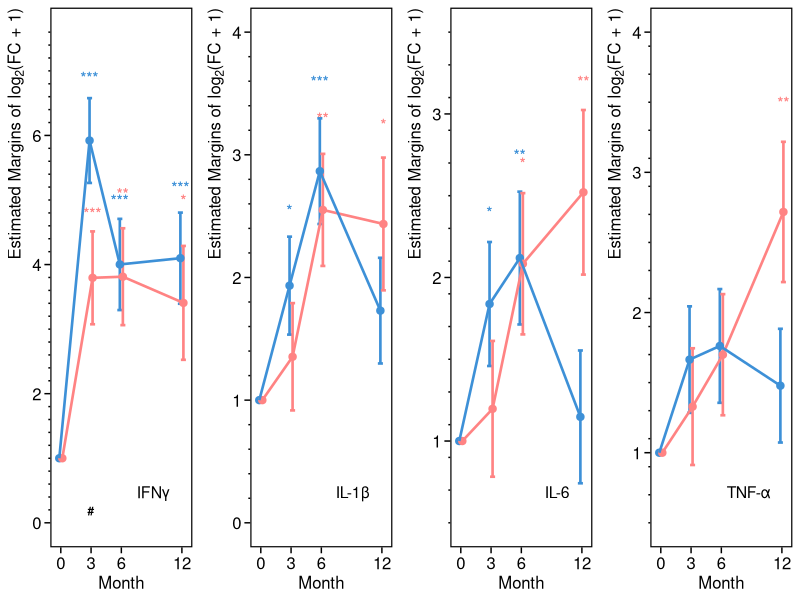
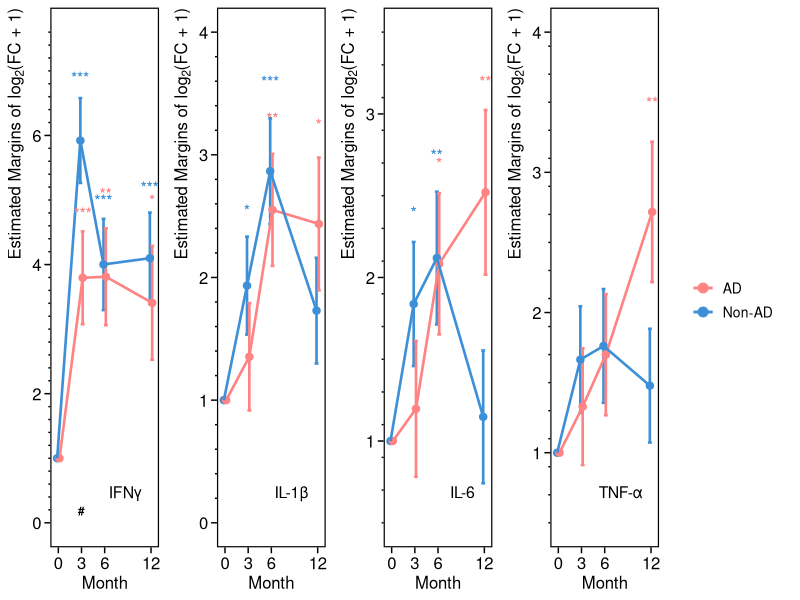

Source code (R) for these figures, in order:
## ---- chunk 1
knitr::opts_chunk$set(echo = TRUE)
require(ggplot2)
require(magick)
require(gridExtra)
require(dplyr)
require(ggpubr)
require(cowplot)
## ---- chunk 2
do_lineplot = function(
  df, label, y_axis_limits, cytokine = "IFN-γ", stim = "hkBCG", 
  colors = c("Non-AD" = "#3D90D7", "AD" = "#FF8383")
){
  # Base plot
  p = ggplot(df, aes(x = month, y = mean, color = group)) +
    geom_errorbar(aes(ymin = mean - se, ymax = mean + se), width = 0.5, size = 0.9) +
    geom_point(size = 2.2) +
    geom_line(aes(group = group), size = 0.9) +
    scale_y_continuous(
      limits = y_axis_limits,
      minor_breaks = seq(y_axis_limits[1], y_axis_limits[2], by = 0.2),
      guide = guide_axis(minor.ticks = TRUE)
    ) +
    scale_x_continuous(breaks = c(0, 3, 6, 12)) +
    labs(x = "Month", y = expression("Estimated Margins of " * log[2]*"(FC + 1)"), color = "") +
    theme(
      panel.background = element_blank(),
      panel.grid = element_blank(),
      panel.border = element_rect(color = "black", fill = NA, linewidth = 0.83),
      axis.line = element_blank(),
      plot.background = element_rect(fill = "white", color = NA),
      axis.ticks = element_line(color = "black", linewidth = 0.5),
      axis.text = element_text(color = "black", size = 12),
      axis.title.x = element_text(color = "black", size = 12),
      axis.title.y = element_text(color = "black", size = 12, hjust = 1),
      axis.ticks.length = unit(0.15, "cm"),
      axis.minor.ticks.length.y = unit(0.05, "cm"),
      legend.position = "none"
    )
  
  x_range = range(months)
  y_range = y_axis_limits
  x_text = x_range[1] + 0.9 * diff(x_range)
  y_text = y_range[1] + 0.05 * diff(y_range)

  p = p + geom_text(
    data = df %>% filter(!is.na(marker)),
    aes(x = month, y = p_y, label = marker, color = group),
    size = 3.8, fontface = "bold", show.legend = FALSE
  ) +
    scale_color_manual(values = colors) + 
    annotate(
      "text",
      x = x_text, y = y_text,
      label = label,
      size = 4, hjust = 1, vjust = 0
  )
  return(p)
}

## ---- chunk 3
# Set parameters
cytokine = "IFN-γ"
stim = "hkBCG"

# Data
months = c(0, 3, 6, 12)
jitter = 0.15

log2fc_AD0 = c(1.0, 5.921124, 4.001882, 4.09904)
log2fc_AD1 = c(1.0, 3.794799, 3.811777, 3.406289)
log2fc_AD0_se = c(NA, 0.6565012, 0.7062738, 0.7062738)
log2fc_AD1_se = c(NA, 0.719161, 0.7499412, 0.8819534)

within_p_AD0 = c(0.128, 0.000, 0.000, 0.000)
within_p_AD1 = c(0.164, 0.000, 0.001, 0.011)
interaction_p = c(NA, 0.049, 0.867, 0.571)

y_axis_limits = c(0, 7.6)
y_axis_p_value_locations = list(
  log2fc_AD0 = c(1.55, 6.9, 5.0, 5.2),
  log2fc_AD1 = c(1.7, 4.8, 5.1, 5.0)
)
interaction_y_location = 0.2

df_IFNg = bind_rows(
  data.frame(month = months - jitter, group = "Non-AD", mean = log2fc_AD0, se = log2fc_AD0_se,
             pval = within_p_AD0, p_y = y_axis_p_value_locations$log2fc_AD0),
  data.frame(month = months + jitter, group = "AD", mean = log2fc_AD1, se = log2fc_AD1_se,
             pval = within_p_AD1, p_y = y_axis_p_value_locations$log2fc_AD1)
)

df_IFNg$marker = sapply(df_IFNg$pval, function(p) {
  if (is.na(p)) return(NA)
  if (p < 0.001) return("***")
  else if (p < 0.01) return("**")
  else if (p < 0.05) return("*")
  else return(NA)
})

# Add interaction markers
interaction_df = data.frame(
    month = months,
    pval = interaction_p,
    y = interaction_y_location,
    marker = sapply(interaction_p, function(p) {
      if (is.na(p)) return(NA)
      if (p < 0.001) return("###")
      else if (p < 0.01) return("##")
      else if (p < 0.05) return("#")
      else return(NA)
    })
  ) %>% filter(!is.na(marker))
  

p_IFNg = do_lineplot(
  df_IFNg, "IFN\u03B3", y_axis_limits, cytokine, stim, colors = c("Non-AD" = "#3D90D7", "AD" = "#FF8383")
) +
  geom_text(data = interaction_df,
              aes(x = month, y = y - 0.01, label = marker),
              inherit.aes = FALSE, size = 3, fontface = "bold", color = "black")
## ---- chunk 4
# Set parameters
cytokine = "IL-1β"
stim = "LPS"

# Data
months = c(0, 3, 6, 12)
jitter = 0.15

log2fc_AD0 = c(1.0, 1.933467, 2.8666, 1.729633)
log2fc_AD1 = c(1.0, 1.353666, 2.550739, 2.436217)
log2fc_AD0_se = c(NA, 0.3991362, 0.4308321, 0.4308321)
log2fc_AD1_se = c(NA, 0.4372318, 0.4568472, 0.5410921)

within_p_values_AD0 = c(NA, 0.041, 0.000, 0.133)
within_p_values_AD1 = c(NA, 0.481, 0.003, 0.016)
interaction_p_values = c(NA, 0.393, 0.657, 0.357)

y_axis_limits = c(0, 4)
y_axis_p_value_locations = list(
  log2fc_AD0 = c(1.55, 2.55, 3.6, 2.5),
  log2fc_AD1 = c(1.7, 1.9, 3.3, 3.25)
)
interaction_y_location = 0.7

df_IL1b = bind_rows(
  data.frame(
    month = months - jitter,
    group = "Non-AD",
    mean = log2fc_AD0,
    se = log2fc_AD0_se,
    pval = within_p_values_AD0,
    p_y = y_axis_p_value_locations$log2fc_AD0
  ),
  data.frame(
    month = months + jitter,
    group = "AD",
    mean = log2fc_AD1,
    se = log2fc_AD1_se,
    pval = within_p_values_AD1,
    p_y = y_axis_p_value_locations$log2fc_AD1
  )
)

df_IL1b$marker = sapply(df_IL1b$pval, function(p) {
  if (is.na(p)) return(NA)
  if (p < 0.001) return("***")
  else if (p < 0.01) return("**")
  else if (p < 0.05) return("*")
  else return(NA)
})

p_IL1b = do_lineplot(
  df_IL1b, cytokine, y_axis_limits, cytokine, stim, colors = c("Non-AD" = "#3D90D7", "AD" = "#FF8383")
)
## ---- chunk 5
cytokine = "IL-6"
stim = "LPS"

# Data
months = c(0, 3, 6, 12)
jitter = 0.15

log2fc_AD0 = c(1.0, 1.837877, 2.118805, 1.147821)
log2fc_AD1 = c(1.0, 1.196965, 2.083761, 2.520898)
log2fc_AD0_se = c(NA, 0.379043, 0.406009, 0.406009)
log2fc_AD1_se = c(NA, 0.4152208, 0.4318813, 0.5032622)

within_p_values_AD0 = c(NA, 0.038, 0.009, 0.264)
within_p_values_AD1 = c(NA, NA, 0.018, 0.004)
interaction_p_values = c(NA, NA, NA, NA)

y_axis_limits = c(0.5, 3.5)
y_axis_p_value_locations = list(
  log2fc_AD0 = c(NA, 2.4, 2.75, 2.3),
  log2fc_AD1 = c(NA, 1.8, 2.7, 3.2)
)
interaction_y_location = 0.7

df_IL6 = bind_rows(
  data.frame(
    month = months - jitter,
    group = "Non-AD",
    mean = log2fc_AD0,
    se = log2fc_AD0_se,
    pval = within_p_values_AD0,
    p_y = y_axis_p_value_locations$log2fc_AD0
  ),
  data.frame(
    month = months + jitter,
    group = "AD",
    mean = log2fc_AD1,
    se = log2fc_AD1_se,
    pval = within_p_values_AD1,
    p_y = y_axis_p_value_locations$log2fc_AD1
  )
)

df_IL6$marker = sapply(df_IL6$pval, function(p) {
  if (is.na(p)) return(NA)
  if (p < 0.001) return("***")
  else if (p < 0.01) return("**")
  else if (p < 0.05) return("*")
  else return(NA)
})

p_IL6 = do_lineplot(
  df_IL6, cytokine, y_axis_limits, cytokine, stim, colors = c("Non-AD" = "#3D90D7", "AD" = "#FF8383")
)
## ---- chunk 6
cytokine = "TNF-α"
stim = "LPS"

# Data
months = c(0, 3, 6, 12)
jitter = 0.15

log2fc_AD0 = c(1.0, 1.664064, 1.761511, 1.478117)
log2fc_AD1 = c(1.0, 1.328683, 1.699136, 2.717511)
log2fc_AD0_se = c(NA, 0.3799463, 0.4057011, 0.4057011)
log2fc_AD1_se = c(NA, 0.4162103, 0.4321117, 0.50022)

within_p_AD0 = c(NA, 0.090, 0.068, 0.251)
within_p_AD1 = c(NA, NA, 0.116, 0.001)
interaction_p = c(NA, NA, NA, NA)

y_axis_limits = c(0.5, 4.0)
y_axis_pval_locations = list(
  log2fc_AD0 = c(NA, 2.5, 2.4, 2.2),
  log2fc_AD1 = c(NA, 1.8, 2.1, 3.5)
)
interaction_y_location = 0.7

df_TNFa = bind_rows(
  data.frame(
    month = months - jitter,
    group = "Non-AD",
    mean = log2fc_AD0,
    se = log2fc_AD0_se,
    pval = within_p_AD0,
    p_y = y_axis_pval_locations$log2fc_AD0
  ),
  data.frame(
    month = months + jitter,
    group = "AD",
    mean = log2fc_AD1,
    se = log2fc_AD1_se,
    pval = within_p_AD1,
    p_y = y_axis_pval_locations$log2fc_AD1
  )
)

df_TNFa$marker = sapply(df_TNFa$pval, function(p) {
  if (is.na(p)) return(NA)
  if (p < 0.001) return("***")
  else if (p < 0.01) return("**")
  else if (p < 0.05) return("*")
  else return(NA)
})

p_tnfa = do_lineplot(
  df_TNFa, cytokine, y_axis_limits, cytokine, stim, colors = c("Non-AD" = "#3D90D7", "AD" = "#FF8383")
)
## ---- chunk 7
p_all = ggarrange(
  p_IFNg, p_IL1b, p_IL6, p_tnfa,
  ncol = 4, nrow = 1,
  align = "hv"
)
ggsave("../outputs/Figure1.tiff", height = 2.5, width = 9.6)
## ---- chunk 8
# Manually create a mini data frame for the legend
legend_df = data.frame(
  group = c("Non-AD", "AD"),
  x = 1,
  y = c(1, 2)
)

legend_plot = ggplot(legend_df, aes(x = x, y = y, color = group)) +
  geom_line(aes(group = group), size = 1) +
  geom_point(size = 3) +
  scale_color_manual(values = c("Non-AD" = "#3D90D7", "AD" = "#FF8383")) +
  xlim(0.5, 1.5) + ylim(0.5, 2.5) +
  theme_void() +
  theme(
    legend.position = "right",
    legend.text = element_text(size = 10),
    legend.title = element_blank()
  )

manual_legend = get_legend(legend_plot)

p_all = plot_grid(
  p_all,                
  manual_legend,        
  rel_widths = c(1, 0.2),
  nrow = 1
)
## ---- chunk 9
ggsave("../outputs/Figure1.tiff", p_all, height = 2.7, width = 13)
